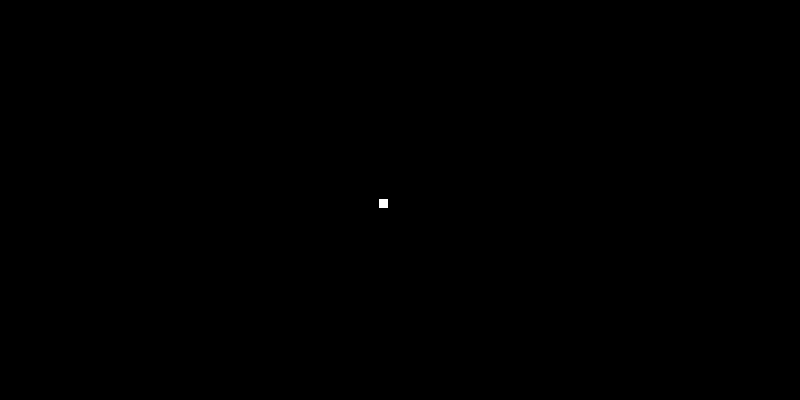
Frame 1 (no input)
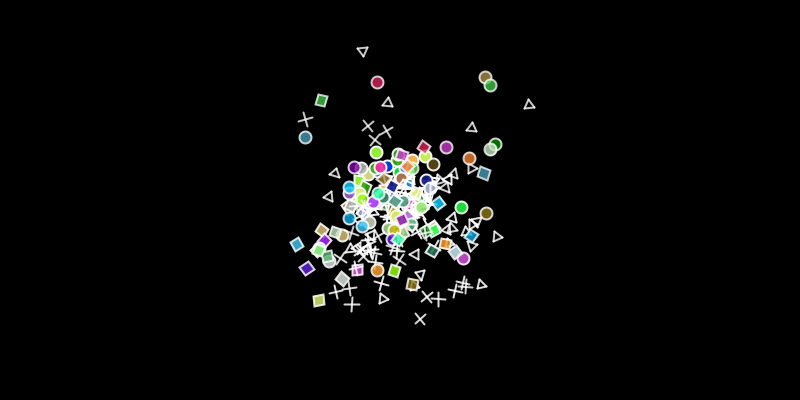
Frame 60 (the mouse pressed at the canvas centre just before this capture)
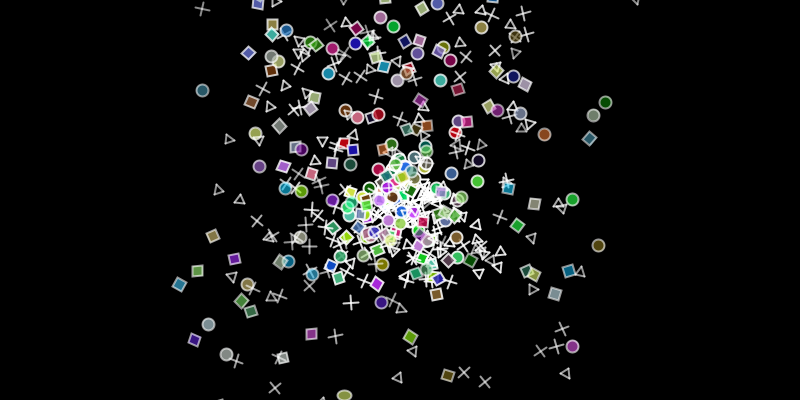
Frame 120 (the mouse held since frame 60 and released just before this capture)

The Processing sketch that drew these frames (run headless with seeded random() and noise(); from frame 60 on, the mouse is pressed at the canvas centre):

// Processing sketch: processing_92558
// ── processing_92558.pde

class Particle {

  PVector location;
  PVector velocity;
  PVector acceleration;
  float lifespan;
  float mass = 1; 
  float r = random(-1,1);
  float t = random(1.1,1.5);
 float cr =  random(255);
  float cg =  random(255);
   float cb =  random(255);

  Particle(PVector l) {
    location = l.get();
    lifespan = 255.0;
    acceleration = new PVector(0, 0.07);
    velocity = new PVector(random(-2, 2), random(-2, 0));
  }

  void run() {
    update();
    display();
  }

  // Update location/speed/lifespan
  void update() {
    velocity.add(acceleration);
    location.add(velocity);
    acceleration.mult(0);
    if (location.y>height) { 
    velocity.y=-velocity.y/t; 
    
  } 
    lifespan -= 1.0;
  }

  void applyForce(PVector force) {
    PVector f = force.get();
    f.div(mass);   
    acceleration.add(f);
  }

  void display() {
     pushMatrix();   
 if (location.y>0 && location.y<=height-10) {
      stroke(255, lifespan);
    strokeWeight(2);
    fill(cr,cg,cb, lifespan);

   
      ellipse(location.x, location.y-20, 12, 12);
     
    }
  
   if (location.y>height-10 && location.y<height) {
  
    ellipse(location.x, location.y, 14, 10);
  
  }
   popMatrix();   
}

 
   


    
    



  // Is the particle still useful?
  boolean isDead() {
    if (lifespan < 0.0) {
      return true;
    } 
    else {
      return false;
    }
  }
}

class Particle2 extends Particle
{

  Particle2(PVector l) {
    super(l);

  }

 



  void display() {
  
  pushMatrix();

 
    
  translate(location.x,location.y+20);
  rotate(radians(frameCount*r));


 line(0,0,10,10);
  line(10,0,0,10);
    popMatrix();    
       
    
  }
}
class Particle3 extends Particle
{

  Particle3(PVector l) {
    super(l);

  }

 



  void display() {
  pushMatrix();

 
    
  translate(location.x-20,location.y);
  rotate(radians(frameCount/1*r));


 rect(0,0,10,10);

    popMatrix();    
       
    
  }
}
class Particle4 extends Particle
{

  Particle4(PVector l) {
    super(l);

  }

 



  void display() {
    
  pushMatrix();

 
    
  translate(location.x+20,location.y);
  rotate(radians(frameCount/1*r));


 line(0,0,10,0);
 line(5,8.66,10,0);
 line(0,0,5,8.66);

    popMatrix();    
     
    
  }
}


import java.util.*;

class ParticleSystem {

  ArrayList<Particle> particles;


  PVector origin;

  ParticleSystem(float x, float y) {
    origin = new PVector(x, y);
    particles = new ArrayList<Particle>();
  }

  void addParticle() {
    particles.add(new Particle(origin));
     particles.add(new Particle2(origin));
     particles.add(new Particle3(origin));
     particles.add(new Particle4(origin));
  }

  // A function to apply a force to all Particles
  void applyForce(PVector f) {
    for (Particle p: particles) {
      p.applyForce(f);
    }
  }

  void run() {

    for (int i = particles.size()-1; i > 0; i--) {

      Particle p = particles.get(i);
      p.run();

      if (p.isDead()) {
        particles.remove(p);
        
      }
    }
  }
}
class ParticleSystem3 extends ParticleSystem {


  ParticleSystem3(float x, float y) {
    super(x, y);
  }
 
  void applyForce(PVector f) {
    PVector f1 = new PVector (-f.x*(cos(frameCount/10)),-f.y*(cos(frameCount/10)));
    for (Particle p: particles) {
      p.applyForce(f1);
    
    }
  }
    
}

//ParticleSystem ps;

ParticleSystem3 ps3;
void setup() {
  size(800,400);
 // ps = new ParticleSystem(width/1.3, height/2);


ps3 = new ParticleSystem3(width/2, height/2);
}

void draw() {
  background(0);
  
   // Apply gravity force to all Particles
   
  PVector gravity = new PVector(0, 0.2);


  
   ps3.applyForce(gravity);  
  ps3.addParticle();
  ps3.run();

 
}
